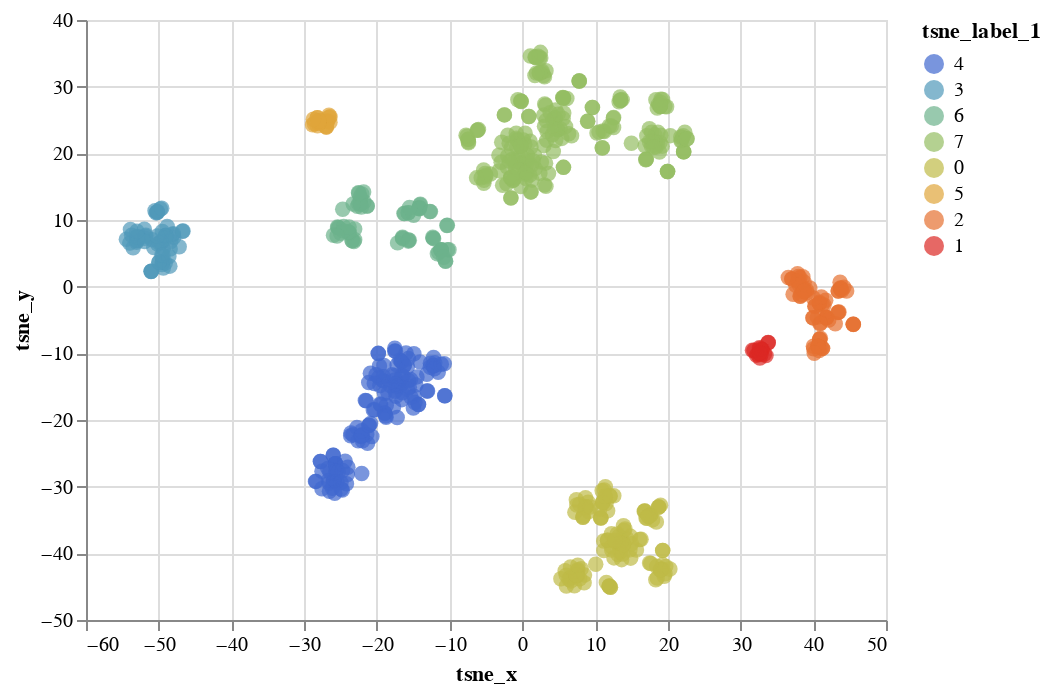

Write notebook code for a chart like this one.
### Code cell
domain =  merged_tsne_df_ha["t-sne_label"].drop_duplicates().values
range_ = colors[len(domain)-1:len(domain)].dropna(axis=1).values.tolist()[0]
chart_12_tsne = scatterplot_with_tooltip_interactive(merged_tsne_df_ha,'tsne_x','tsne_y',"tsne_x","tsne_y",['strain','clade_membership'],'t-sne_label:N', domain, range_)
chart_12_tsne

### Figure 1 — Vega-Lite specification as saved in the notebook (floating-point values rounded to 4 significant figures; data arrays with more than 128 entries replaced by an {"elided": "..."} marker saying what was removed)
{"config": {"view": {"continuousWidth": 400, "continuousHeight": 300}}, "data": {"name": "data-88f9f602001fcf9058b0b5dd43fc0120"}, "mark": {"type": "circle", "size": 60}, "encoding": {"color": {"type": "nominal", "field": "tsne_label_1", "scale": {"domain": ["4", "3", "6", "7", "0", "5", "2", "1"], "range": ["#4068CF", "#5098B9", "#6CB28C", "#94BD62", "#BFBB47", "#DFA53B", "#E67131", "#DB2823"]}}, "tooltip": [{"type": "nominal", "field": "strain"}, {"type": "nominal", "field": "clade_membership"}], "x": {"type": "quantitative", "field": "tsne_x", "title": "tsne_x"}, "y": {"type": "quantitative", "field": "tsne_y", "title": "tsne_y"}}, "selection": {"selector018": {"type": "interval", "bind": "scales", "encodings": ["x", "y"]}}, "$schema": "https://vega.github.io/schema/vega-lite/v4.8.1.json", "datasets": {"data-88f9f602001fcf9058b0b5dd43fc0120": {"elided": "744 records"}}}
